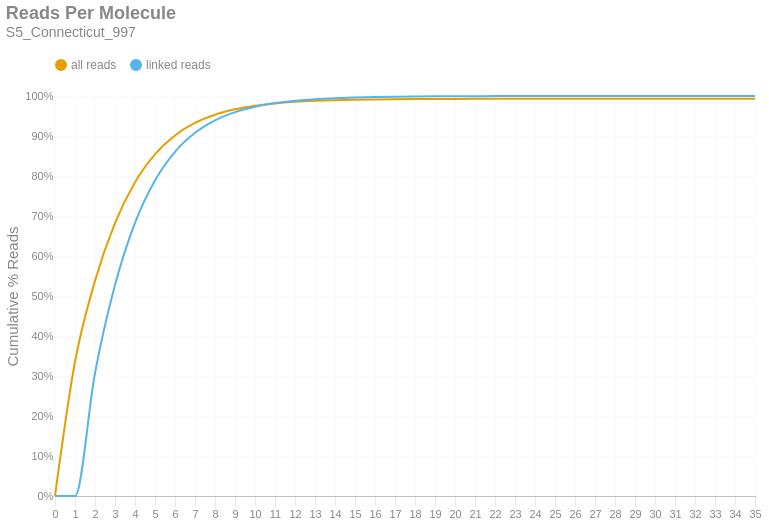

The cell this chart's notebook holds for it:
### Markdown cell above
### Reads per Molecule
This chart shows the cumulative distribution of the number of reads per linked molecule. That is, how many alignments are associated with a unique molecule. This excludes the number of reads associated with invalid or absent linked-read barcodes. The `linked` histogram is the percentages recalculated when disregarding singletons.

### Code cell
if SKIPLR:
    print_html(f"Skipped")
else:
    counts = np.bincount(valids['reads'].cast(pl.Int64).to_numpy())
    weighted = counts * np.arange(len(counts))
    all_perc = weighted / n_reads
    linked_perc = weighted / n_linked_reads
    linked_perc[1] = 0
    binned_df = pl.DataFrame({
        'readsper': list(range(len(counts))),
        'all reads (cumsum)': np.cumsum(all_perc).tolist(),
        'linked reads (cumsum)': np.cumsum(linked_perc).tolist(),
    })

    with SafeRender(binned_df):
        (
            density_plot(binned_df, 'Reads Per Molecule', samplename, 'readspmol')
            .encode(
                x=alt.X('readsper:O', title=None).axis(labelAngle=0).scale(padding=0),
                y=alt.Y('value:Q', title='Cumulative % Reads').axis(format='%').stack(False),
                color=alt.Color("key:N").scale(domain=["all reads", "linked reads"]),
                tooltip=[
                    alt.Tooltip("key:N", title="Data Type"),
                    alt.Tooltip("readsper:O", title="Reads Per Molecule"),
                    alt.Tooltip("value:Q", format=".2%", title="% Reads (Cum.)")
                ]            
            )
        ).display()

### Figure 1 — Vega-Lite specification as saved in the notebook (floating-point values rounded to 4 significant figures)
{"width": "container", "height": 400, "config": {"title": {"anchor": "start", "dy": -15, "fontSize": 18, "color": "#888888", "subtitleColor": "#888888", "subtitleFontSize": 14}, "arc": {"fill": "#0072B2"}, "axis": {"domainColor": "#888888", "domainWidth": 0.5, "gridWidth": 0.2, "grid": false, "titleFontWeight": 400, "titleFontSize": 15, "labelFontSize": 11, "labelColor": "#888888", "tickColor": "#888888", "tickWidth": 0.2, "titleColor": "#888888"}, "axisBand": {"grid": false}, "axisX": {"grid": true, "tickSize": 10, "domainCap": "round"}, "axisY": {"domain": false, "grid": true, "tickSize": 0, "domainCap": "round"}, "background": "transparent", "header": {"labelFontSize": 15, "labelColor": "#888888", "titleFontSize": 15, "titleFontWeight": 600, "titleColor": "#888888"}, "legend": {"labelFont": "sans-serif", "labelFontSize": 12, "labelColor": "#888888", "symbolSize": 100, "symbolType": "circle", "titleFontSize": 12, "titlePadding": 10, "titleColor": "#888888", "title": null, "orient": "top"}, "range": {"category": ["#E69F00", "#56B4E9", "#009E73", "#F0E442", "#0072B2", "#D55E00", "#CC79A7", "#000000"], "diverging": ["#cfe8f3", "#a2d4ec", "#73bfe2", "#46abdb", "#1696d2", "#12719e"]}, "area": {"fill": "#0072B2", "fillOpacity": 0.7, "line": true, "strokeOpacity": 0.7}, "line": {"color": "#0072B2", "stroke": "#0072B2", "strokeWidth": 2}, "trail": {"color": "#0072B2", "stroke": "#0072B2", "strokeWidth": 0, "size": 1}, "point": {"filled": true, "fillOpacity": 1.0, "size": 95}, "text": {"color": "#888888", "fontSize": 11, "align": "right", "fontWeight": 400, "size": 11}, "bar": {"fill": "#0072B2", "stroke": null}, "view": {"stroke": null, "continuousWidth": 660, "continuousHeight": 400}}, "data": {"name": "data-6edbafa62788cdd5039b4506578fcce3"}, "mark": {"type": "line", "interpolate": "monotone", "point": {"opacity": 0, "size": 275}}, "encoding": {"color": {"field": "key", "scale": {"domain": ["all reads", "linked reads"]}, "type": "nominal"}, "tooltip": [{"field": "key", "title": "Data Type", "type": "nominal"}, {"field": "readsper", "title": "Reads Per Molecule", "type": "ordinal"}, {"field": "value", "format": ".2%", "title": "% Reads (Cum.)", "type": "quantitative"}], "x": {"axis": {"labelAngle": 0}, "field": "readsper", "scale": {"padding": 0}, "title": null, "type": "ordinal"}, "y": {"axis": {"format": "%"}, "field": "value", "stack": false, "title": "Cumulative % Reads", "type": "quantitative"}}, "params": [{"name": "param_c36ac31b6afebe62", "select": {"type": "point", "fields": ["key"]}, "bind": "legend"}], "title": {"text": "Reads Per Molecule", "subtitle": "S5_Connecticut_997"}, "transform": [{"fold": ["all reads (cumsum)", "linked reads (cumsum)"]}, {"calculate": "replace(datum.key, ' (cumsum)', '')", "as": "key"}, {"filter": {"param": "param_c36ac31b6afebe62"}}], "usermeta": {"embedOptions": {"downloadFileName": "S5_Connecticut_997.readspmol"}}, "$schema": "https://vega.github.io/schema/vega-lite/v6.1.0.json", "datasets": {"data-6edbafa62788cdd5039b4506578fcce3": [{"readsper": 0, "all reads (cumsum)": 0.0, "linked reads (cumsum)": 0.0}, {"readsper": 1, "all reads (cumsum)": 0.3357, "linked reads (cumsum)": 0.0}, {"readsper": 2, "all reads (cumsum)": 0.5378, "linked reads (cumsum)": 0.3075}, {"readsper": 3, "all reads (cumsum)": 0.6824, "linked reads (cumsum)": 0.5273}, {"readsper": 4, "all reads (cumsum)": 0.7845, "linked reads (cumsum)": 0.6828}, {"readsper": 5, "all reads (cumsum)": 0.8542, "linked reads (cumsum)": 0.7887}, {"readsper": 6, "all reads (cumsum)": 0.9013, "linked reads (cumsum)": 0.8603}, {"readsper": 7, "all reads (cumsum)": 0.9325, "linked reads (cumsum)": 0.9079}, {"readsper": 8, "all reads (cumsum)": 0.9531, "linked reads (cumsum)": 0.9392}, {"readsper": 9, "all reads (cumsum)": 0.9667, "linked reads (cumsum)": 0.9598}, {"readsper": 10, "all reads (cumsum)": 0.9755, "linked reads (cumsum)": 0.9732}, {"readsper": 11, "all reads (cumsum)": 0.9814, "linked reads (cumsum)": 0.9823}, {"readsper": 12, "all reads (cumsum)": 0.9854, "linked reads (cumsum)": 0.9883}, {"readsper": 13, "all reads (cumsum)": 0.9879, "linked reads (cumsum)": 0.9922}, {"readsper": 14, "all reads (cumsum)": 0.9896, "linked reads (cumsum)": 0.9946}, {"readsper": 15, "all reads (cumsum)": 0.9907, "linked reads (cumsum)": 0.9964}, {"readsper": 16, "all reads (cumsum)": 0.9914, "linked reads (cumsum)": 0.9975}, {"readsper": 17, "all reads (cumsum)": 0.992, "linked reads (cumsum)": 0.9983}, {"readsper": 18, "all reads (cumsum)": 0.9923, "linked reads (cumsum)": 0.9988}, {"readsper": 19, "all reads (cumsum)": 0.9925, "linked reads (cumsum)": 0.9991}, {"readsper": 20, "all reads (cumsum)": 0.9927, "linked reads (cumsum)": 0.9994}, {"readsper": 21, "all reads (cumsum)": 0.9928, "linked reads (cumsum)": 0.9996}, {"readsper": 22, "all reads (cumsum)": 0.9929, "linked reads (cumsum)": 0.9997}, {"readsper": 23, "all reads (cumsum)": 0.993, "linked reads (cumsum)": 0.9998}, {"readsper": 24, "all reads (cumsum)": 0.993, "linked reads (cumsum)": 0.9999}, {"readsper": 25, "all reads (cumsum)": 0.993, "linked reads (cumsum)": 0.9999}, {"readsper": 26, "all reads (cumsum)": 0.993, "linked reads (cumsum)": 0.9999}, {"readsper": 27, "all reads (cumsum)": 0.9931, "linked reads (cumsum)": 0.9999}, {"readsper": 28, "all reads (cumsum)": 0.9931, "linked reads (cumsum)": 1.0}, {"readsper": 29, "all reads (cumsum)": 0.9931, "linked reads (cumsum)": 1.0}, {"readsper": 30, "all reads (cumsum)": 0.9931, "linked reads (cumsum)": 1.0}, {"readsper": 31, "all reads (cumsum)": 0.9931, "linked reads (cumsum)": 1.0}, {"readsper": 32, "all reads (cumsum)": 0.9931, "linked reads (cumsum)": 1.0}, {"readsper": 33, "all reads (cumsum)": 0.9931, "linked reads (cumsum)": 1.0}, {"readsper": 34, "all reads (cumsum)": 0.9931, "linked reads (cumsum)": 1.0}, {"readsper": 35, "all reads (cumsum)": 0.9931, "linked reads (cumsum)": 1.0}]}}
